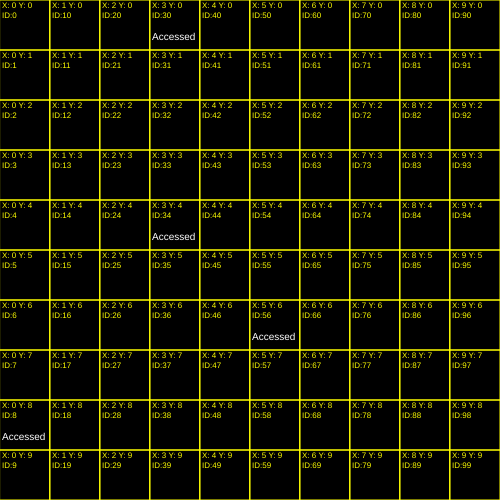
Frame 1 (no input)
Frame 60 (no input): identical to frame 1, image omitted
Frame 120 (the mouse pressed at the canvas centre since frame 60): identical to frame 1, image omitted

The p5.js sketch that drew this single still picture (run headless with seeded random() and noise() and a simulated clock; from frame 60 on, the mouse is pressed at the canvas centre):

// p5.js sketch
// ── sketch.js
let tileMap = []; //array to store tiles in 
let tilesX = 10; //how mny tiles on x axis
let tilesY = 10;  //how many tiles on y axis
let tileSize = 50; //how many pixls accros each tile

function setup() {
  createCanvas(500, 500);


  let tileID = 0
  for (let tileX = 0; tileX < tilesX; tileX++) {
    tileMap[tileX] = [];
    for (let tileY = 0; tileY < tilesY; tileY++) {
      tileMap[tileX][tileY] = new Tile(tileX, tileY, tileSize, tileID);
      tileID++;
    }
}
}

function draw() {
  background(0);

  for (let tileX = 0; tileX < tilesX; tileX++) {
    for (let tileY = 0; tileY < tilesY; tileY++) {
      tileMap[tileX][tileY].debugGrid();
    }
  }
  tileMap[5][6].displayMessage();
  tileMap[0][8].displayMessage();
  tileMap[3][4].displayMessage();
  tileMap[3][0].displayMessage();
}

class Tile {
constructor(tileX, tileY, tileSize, tileID) {
  this.tileX = tileX;
  this.tileY = tileY;
  this.xPos = this.tileX * tileSize;
  this.yPos = this.tileY * tileSize;
  this.tileSize = tileSize;
  this.tileID = tileID;
}

displayMessage() {
  let xPadding = 2;
  let yPadding = 40;
  strokeWeight(1);
  stroke("black");
  fill("white");
  textSize(10); 
  this.xPos + xPadding;
  this.yPos + yPadding;
  text("Accessed", this.xPos + xPadding, this.yPos + yPadding);
}

debugGrid() {
  let xPadding = 2;
  let yCoordinatePadding = 8;
  let yIDPadding = 18;

  //all text settings
  strokeWeight(1);
  stroke("black");
  fill("yellow");

  //displaying tile coordinates
  textSize(8)
  text("X: " + this.tileX + " Y: " + this.tileY, this.xPos + xPadding, this.yPos + yCoordinatePadding);

  //display tileID text
  textSize(8);
  text("ID:" + this.tileID, this.xPos + xPadding, this.yPos + yIDPadding);

  //create rect around tile
noFill();
stroke("yellow");
rect(this.xPos, this.yPos, this.tileSize, this.tileSize);
}
}
